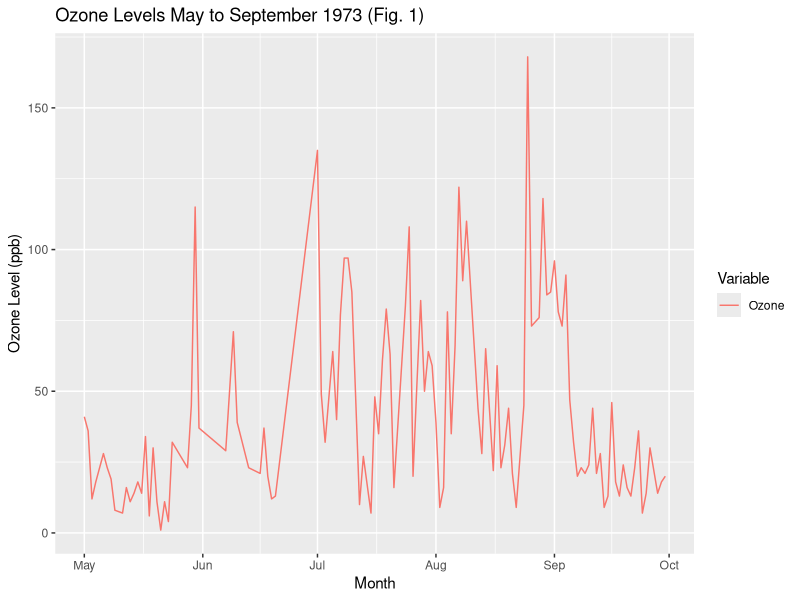
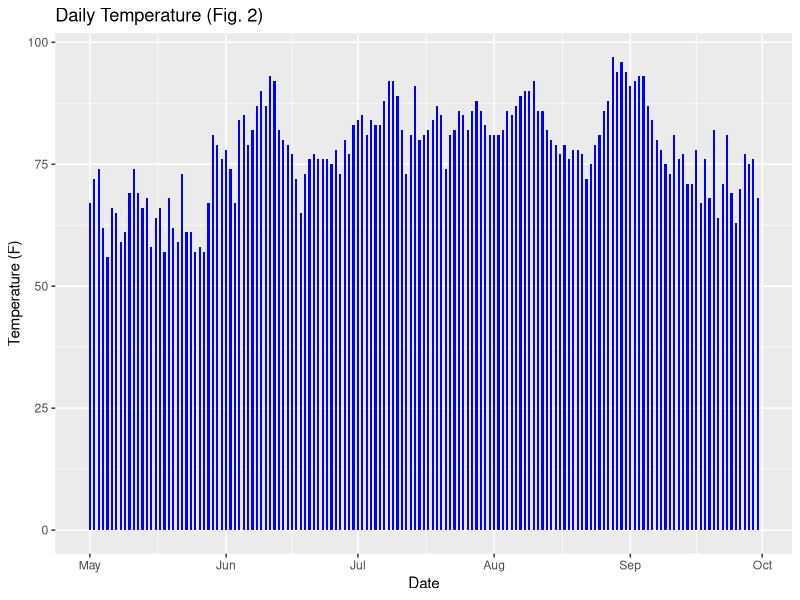
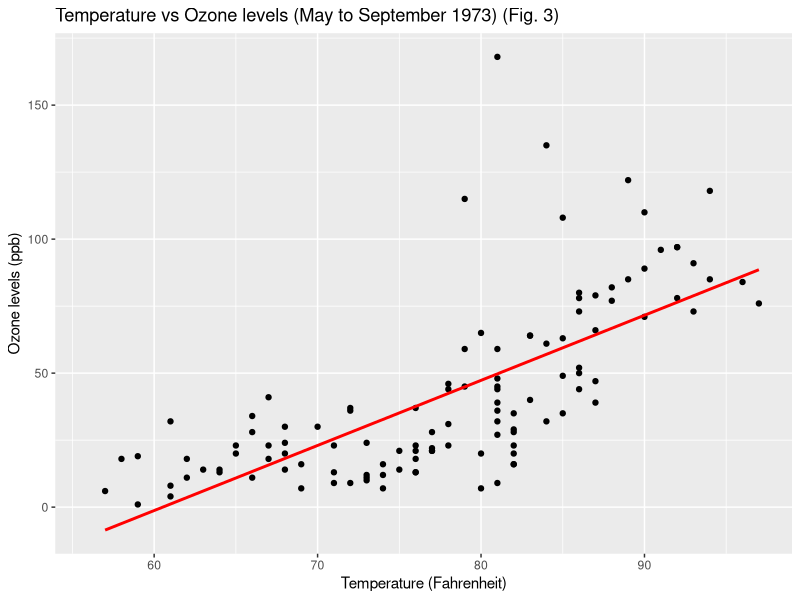
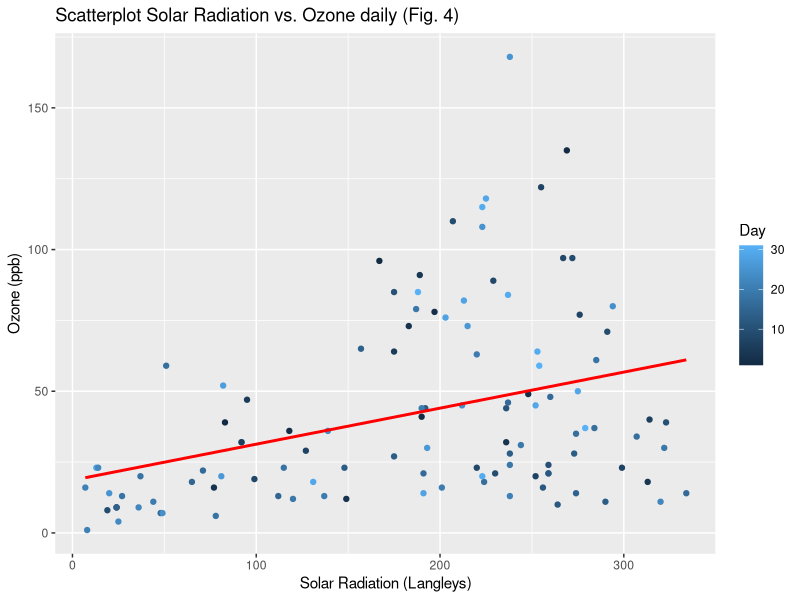

Generate these figures, in order, with R:
## ---- chunk 1
knitr::opts_chunk$set(echo = TRUE)
## ---- chunk 2
library(ggplot2)
library(dplyr)
library(tidyr)
airqual <- datasets::airquality
## ---- chunk 3

airqual_ozone <- airqual %>% select(Month, Day, Ozone)
airqual_ozone$Date <- as.Date(paste("1973", airqual_ozone$Month, airqual_ozone$Day, sep = "-"))

airqual_ozone <- select(airqual_ozone, -Month, -Day)
airqual_ozone <- na.omit(airqual_ozone)

airqual_ozonelong <- gather(airqual_ozone, key = "Variable", value = "Value", -Date)

ggplot(airqual_ozonelong, aes(x = Date, y = Value, color = Variable)) + 
geom_line() +
labs(title = "Ozone Levels May to September 1973 (Fig. 1)", x = "Month", y = "Ozone Level (ppb)")
## ---- chunk 4
airqual_daily <- airqual %>%
  mutate(Date = as.Date(paste(1973, Month, Day, sep = "-"), "%Y-%m-%d")) %>%
  select(Date, Temp) %>%
  na.omit()

ggplot(airqual_daily, aes(x = Date, y = Temp)) +
  geom_bar(stat = "identity", fill = "blue", width = 0.5) +
  labs(title = "Daily Temperature (Fig. 2)", x = "Date", y = "Temperature (F)") 
## ---- chunk 5
ggplot(data = airqual, aes(x = Temp, y = Ozone)) +
  geom_point() +
  geom_smooth(method = lm, se = FALSE, col = "red") +
  xlab("Temperature (Fahrenheit)") +
  ylab("Ozone levels (ppb)") +
  ggtitle("Temperature vs Ozone levels (May to September 1973) (Fig. 3)")
## ---- chunk 6
ggplot(data = airqual, aes(x = Solar.R, y = Ozone, color = Day)) +
  geom_point() +
  geom_smooth(method = lm, se = FALSE, col = "red") +
  xlab("Solar Radiation (Langleys)") +
  ylab("Ozone (ppb)") +
  ggtitle("Scatterplot Solar Radiation vs. Ozone daily (Fig. 4)")
## ---- chunk 7
oz_monthly <- airqual %>%
  mutate(month = as.Date(paste(1973, Month, "1", sep = "-"), "%Y-%m-%d")) %>%
  group_by(month = lubridate::floor_date(month, unit = "month")) %>%
  summarise(mean_ozone = mean(Ozone, na.rm = TRUE))

print(oz_monthly)
## ---- chunk 8
airqual_tidy <- na.omit(airqual)

correlations <- cor(airqual_tidy[, c("Ozone", "Solar.R", "Wind", "Temp")]
                    )
print(correlations)
## ---- chunk 9
Temp_percentiles <- quantile(airqual$Temp, c(0.25, 0.5, 0.75), na.rm = TRUE)

print(paste("Temp Percentiles:", Temp_percentiles))
